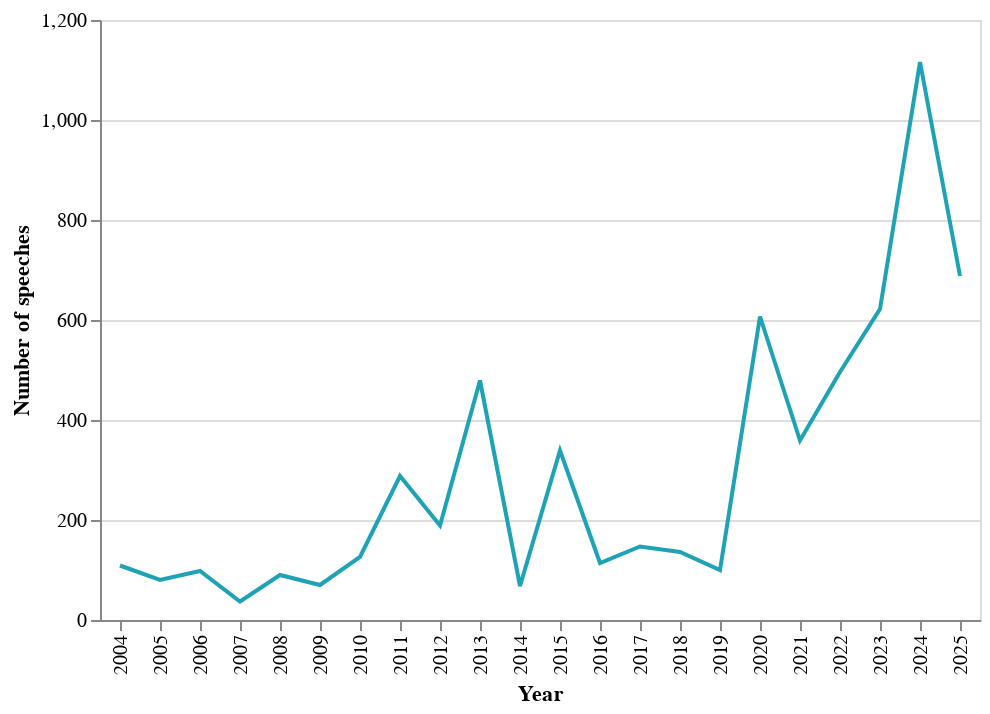

Notebook source saved alongside this figure:
### Code cell
# Renaming columns for chart
col_names = {"År": "Year", "AntalUdtalelser": "Number of speeches"}
chart_data_en = chart_data.rename(columns=col_names)

# Creating a chart in English
chart = (
    alt.Chart(chart_data_en, width="container")
    .mark_line(color=my_custom_palette[0])
    .encode(
        x="Year:O", y="Number of speeches:Q", tooltip=["Year:O", "Number of speeches:Q"]
    )
)
chart.save(".charts/html/figure_03_en.html")
chart

### Figure 1 — Vega-Lite specification as saved in the notebook (floating-point values rounded to 4 significant figures)
{"config": {"view": {"continuousWidth": 300, "continuousHeight": 300}}, "data": {"name": "data-79413afbf26c5dfef29fb8ef6a2d82bc"}, "mark": {"type": "line", "color": "#1ea2b5"}, "encoding": {"tooltip": [{"field": "Year", "type": "ordinal"}, {"field": "Number of speeches", "type": "quantitative"}], "x": {"field": "Year", "type": "ordinal"}, "y": {"field": "Number of speeches", "type": "quantitative"}}, "width": "container", "$schema": "https://vega.github.io/schema/vega-lite/v6.1.0.json", "datasets": {"data-79413afbf26c5dfef29fb8ef6a2d82bc": [{"Year": 2004, "Number of speeches": 109}, {"Year": 2005, "Number of speeches": 80}, {"Year": 2006, "Number of speeches": 98}, {"Year": 2007, "Number of speeches": 37}, {"Year": 2008, "Number of speeches": 90}, {"Year": 2009, "Number of speeches": 70}, {"Year": 2010, "Number of speeches": 126}, {"Year": 2011, "Number of speeches": 288}, {"Year": 2012, "Number of speeches": 189}, {"Year": 2013, "Number of speeches": 479}, {"Year": 2014, "Number of speeches": 68}, {"Year": 2015, "Number of speeches": 339}, {"Year": 2016, "Number of speeches": 114}, {"Year": 2017, "Number of speeches": 147}, {"Year": 2018, "Number of speeches": 136}, {"Year": 2019, "Number of speeches": 100}, {"Year": 2020, "Number of speeches": 607}, {"Year": 2021, "Number of speeches": 359}, {"Year": 2022, "Number of speeches": 496}, {"Year": 2023, "Number of speeches": 622}, {"Year": 2024, "Number of speeches": 1116}, {"Year": 2025, "Number of speeches": 688}]}}
